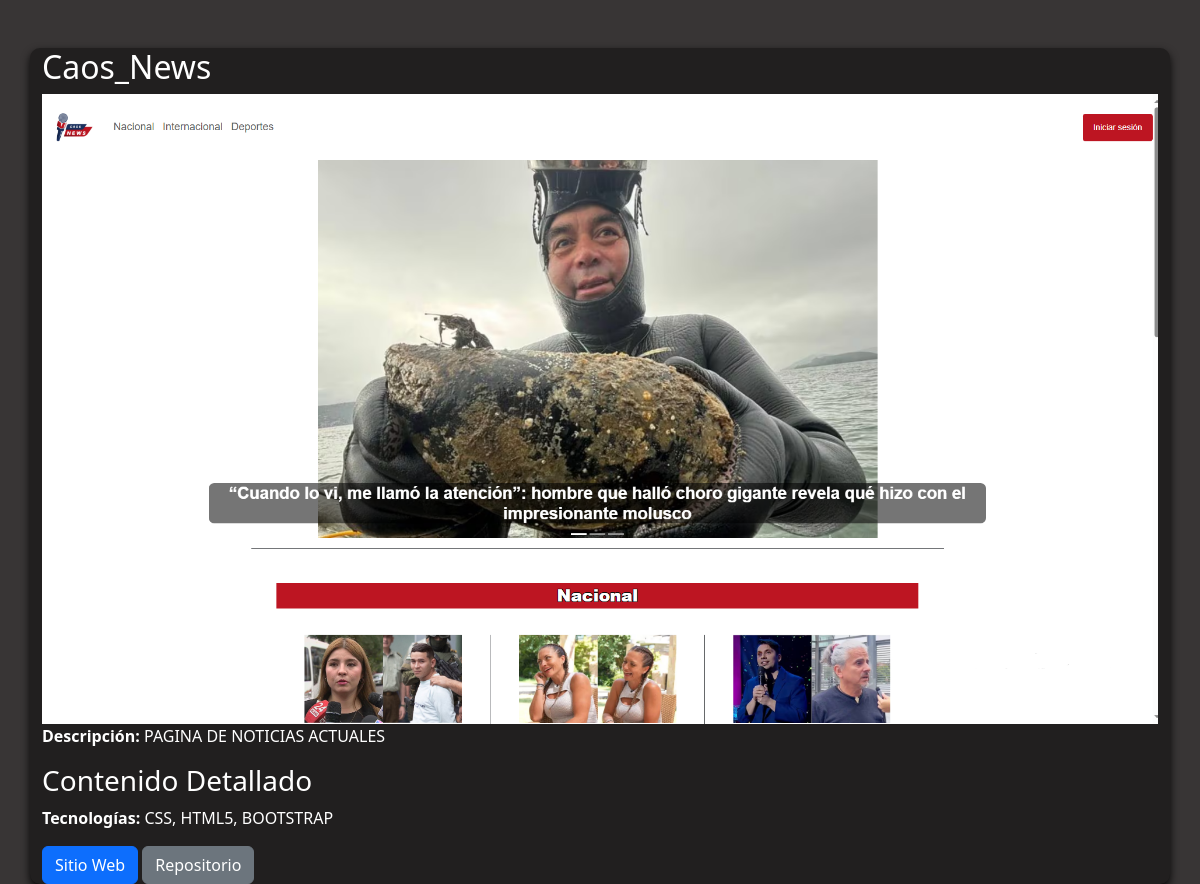
Screenshot of /proyecto/1/ with the database file from the repository.
### myportfolio/models.py (models this page shows)
class Proyecto(models.Model):
    titulo = models.CharField(max_length=200)
    imagen = models.ImageField(upload_to='proyectos/')
    descripcion = models.TextField()
    tecnologias = models.ManyToManyField(Tecnologia)
    link_sitio = models.URLField(max_length=200)
    link_repositorio = models.URLField(max_length=200)
    categoria = models.ForeignKey(Categoria, on_delete=models.CASCADE)

class Tecnologia(models.Model):
    nombre = models.CharField(max_length=50, unique=True)
    def __str__(self):
        return self.nombre

### myportfolio/views.py (the view)
# urls.py: path('proyecto/<int:pk>/', views.proyecto_detalle, name='proyecto_detalle'),  # Nueva URL para el detalle del proyecto
def proyecto_detalle(request, pk):
    proyecto = get_object_or_404(Proyecto, pk=pk)
    return render(request, 'proyecto_detalle.html', {'proyecto': proyecto})

### myportfolio/templates/proyecto_detalle.html (shortened to what this page needs)
{% extends 'base_generic.html' %}
{% block content %}
  <div class="container mt-5">
    <h2>{{ proyecto.titulo }}</h2>
    <img src="{{ proyecto.imagen.url }}" alt="{{ proyecto.titulo }}" class="img-fluid">
    <p><strong>Descripción:</strong> {{ proyecto.descripcion }}</p>
    <div>
      <h3>Contenido Detallado</h3>
    </div>
    <p><strong>Tecnologías:</strong> {{ proyecto.tecnologias.all|join:", " }}</p>
    <a href="{{ proyecto.link_sitio }}" class="btn btn-primary">Sitio Web</a>
    <a href="{{ proyecto.link_repositorio }}" class="btn btn-secondary">Repositorio</a>
  </div>
{% endblock %}

### myportfolio/static/css/styles.css (style rules this page uses)
body { background-color:#383535; color: #ffffff; }
.container { margin-top: 50px; background-color:rgb(33, 31, 31); border-radius: 10px; box-shadow:0 4px 8px rgba(0, 0, 0, 0.9); }

### rows the page displays
Proyecto: titulo "Caos_News", imagen (picture), descripcion "PAGINA DE NOTICIAS ACTUALES", tecnologias.all "CSS, HTML5, BOOTSTRAP"
